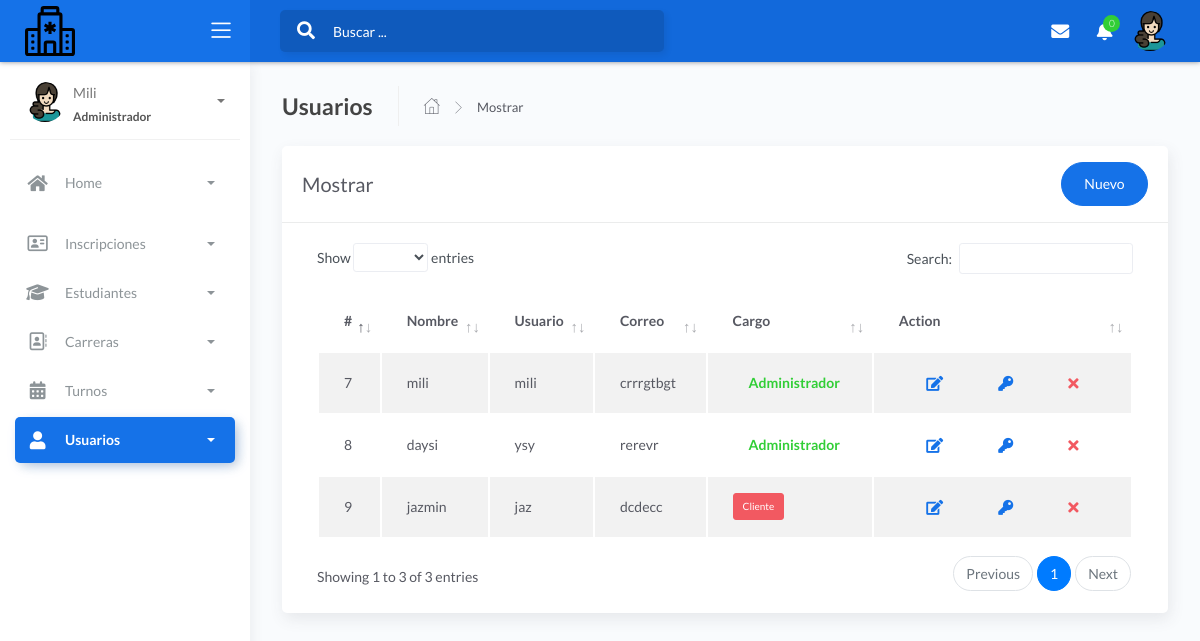
/folder/usuarios.php (signed in), run on the app's committed database.
### tables this page shows
CREATE TABLE `usuarios` (
  `id` bigint(20) UNSIGNED NOT NULL,
  `nombre` varchar(20) NOT NULL,
  `usuario` varchar(20) NOT NULL,
  `email` varchar(50) NOT NULL,
  `clave` varchar(60) NOT NULL,
  `cargo` char(1) NOT NULL
);

### controller/usuarioscontroller.php (called while the page is built, shortened)
<?php
require_once '../model/modelusuarios.php';
class usuarioscontroller{
    function mostrar(){
        $usuarios=new Modelo();
        $dato=$usuarios->mostrar("users", "1");
        require_once '../view/usuarios/mostrar.php';
    }
    }

### model/modelusuarios.php (called while the page is built, shortened)
<?php
class Modelo{
  private $usuarios;
  private $db;
  public function __construct(){
      $this->usuarios=array();
      $this->db=new PDO('mysql:host=localhost;dbname=universidad',"root","");
  }
  public function mostrar($tabla,$condicion){
      $consulta="SELECT * FROM usuarios";
      $resultado=$this->db->query($consulta);
      while ($tabla=$resultado->fetchAll(PDO::FETCH_ASSOC)) {
          $this->usuarios[]=$tabla;
      }
      return $this->usuarios;
    }
}
 ?>

### view/usuarios/mostrar.php (shortened to what this page needs)
<!DOCTYPE html>
<html lang="en">
<head>
<link href="https://cdnjs.cloudflare.com/ajax/libs/font-awesome/6.4.2/css/all.min.css" rel="stylesheet">
	<link rel="stylesheet" href="../assets/css/bootstrap.min.css">
	<link rel="stylesheet" href="../assets/css/atlantis.min.css">
	<link rel="stylesheet" href="../assets/css/demo.css">
</head>
<body>
	<div class="wrapper">
		<div class="main-header">
			<div class="logo-header" data-background-color="blue">
				<a href="../view/admin/admin.php" class="logo">
					<img src="../assets/img/hospital.svg" alt="navbar brand" class="navbar-brand">
				</a>
				<div class="nav-toggle">
					<button class="btn btn-toggle toggle-sidebar">
						<i class="icon-menu"></i>
					</button>
				</div>
			</div>
			<nav class="navbar navbar-header navbar-expand-lg" data-background-color="blue2">
				<div class="container-fluid">
					<div class="collapse" id="search-nav">
						<form class="navbar-left navbar-form nav-search mr-md-3">
							<div class="input-group">
								<div class="input-group-prepend">
									<button type="submit" class="btn btn-search pr-1">
										<i class="fa fa-search search-icon"></i>
									</button>
								</div>
								<input type="text" placeholder="Buscar ..." class="form-control">
							</div>
						</form>
					</div>
					<ul class="navbar-nav topbar-nav ml-md-auto align-items-center">
						<li class="nav-item dropdown hidden-caret">
							<a class="nav-link dropdown-toggle" href="#" id="messageDropdown" role="button" data-toggle="dropdown" aria-haspopup="true" aria-expanded="false">
								<i class="fa fa-envelope"></i>
							</a>
						</li>
						<li class="nav-item dropdown hidden-caret">
							<a class="nav-link dropdown-toggle" href="#" id="notifDropdown" role="button" data-toggle="dropdown" aria-haspopup="true" aria-expanded="false">
								<i class="fa fa-bell"></i>
								<span class="notification">0</span>
							</a>
						</li>
						<li class="nav-item dropdown hidden-caret">
							<a class="dropdown-toggle profile-pic" data-toggle="dropdown" href="#" aria-expanded="false">
								<div class="avatar-sm">
									<img src="../assets/img/mujer.png" alt="..." class="avatar-img rounded-circle">
								</div>
							</a>
						</li>
					</ul>
				</div>
			</nav>
		</div>
		<div class="sidebar sidebar-style-2">
			<div class="sidebar-wrapper scrollbar scrollbar-inner">
				<div class="sidebar-content">
					<div class="user">
						<div class="avatar-sm float-left mr-2">
							<img src="../assets/img/mujer.png" alt="..." class="avatar-img rounded-circle">
						</div>
						<div class="info">
							<a data-toggle="collapse" href="#collapseExample" aria-expanded="true">
								<span>
									<?php echo ucfirst($_SESSION['nombre']); ?>
									<span class="user-level">Administrador</span>
									<span class="caret"></span>
								</span>
							</a>
						</div>
					</div>
					<ul class="nav nav-primary">
						<li class="nav-item">
							<a data-toggle="collapse" href="#dashboard" class="collapsed" aria-expanded="false">
								<i class="fas fa-home"></i>
								<p>Home</p>
								<span class="caret"></span>
							</a>
						</li>
						<li class="nav-item">
								<a data-toggle="collapse" href="#inscripcion">
							<i class="fa-regular fa-address-card"></i>
									<p>Inscripciones</p>
									<span class="caret"></span>
								</a>
							</li>
						<li class="nav-item">
								<a data-toggle="collapse" href="#estudiantes">
									<i class="fa-solid fa-graduation-cap"></i>
									<p>Estudiantes</p>
									<span class="caret"></span>
								</a>
							</li>
						<li class="nav-item">
								<a data-toggle="collapse" href="#sidebarLayouts">
							<i class="fa-regular fa-address-book"></i>
								<p>Carreras</p>
									<span class="caret"></span>
								</a>
							</li>
						<li class="nav-item">
								<a data-toggle="collapse" href="#turnos">
								<i class="fa-solid fa-calendar-days"></i>
									<p>Turnos</p>
									<span class="caret"></span>
								</a>
							</li>
						<li class="nav-item active">
							<a data-toggle="collapse" href="#user">
								<i class="fas fa-user"></i>
								<p>Usuarios</p>
								<span class="caret"></span>
							</a>
						</li>
					</ul>
				</div>
			</div>
		</div>
		<div class="main-panel">
			<div class="content">
				<div class="page-inner">
					<div class="page-header">
						<h4 class="page-title">Usuarios</h4>
						<ul class="breadcrumbs">
							<li class="nav-home">
								<a href="../view/admin/admin.php">
									<i class="flaticon-home"></i>
								</a>
							</li>
							<li class="separator">
								<i class="flaticon-right-arrow"></i>
							</li>
							<li class="nav-item">
								<a href="#">Mostrar</a>
							</li>
						</ul>
					</div>
					<div class="row">
						<div class="col-md-12">
							<div class="card">
								<div class="card-header">
									<div class="d-flex align-items-center">
										<h4 class="card-title">Mostrar</h4>
										<a href="#addRowModal" class="btn btn-primary btn-round ml-auto" data-toggle="modal">Nuevo</a>
										<?php include('AgregarModal.php'); ?>
									</div>
										<div class="card-body">
										<div class="table-responsive">
										<table id="add-row" class="display table table-striped table-hover" >
											<thead>
												<tr>
													<th>#</th>
													<th>Nombre</th>
													<th>Usuario</th>
													<th>Correo</th>
													<th>Cargo</th>
													<th style="width: 10%">Action</th>
												</tr>
											</thead>
										<tbody>
					<?php
						$database = new Connection();
						$db = $database->open();
						try{
							$sql = 'SELECT * FROM usuarios';
							foreach ($db->query($sql) as $row) {
								?>
								<tr>
									<td><?php echo $row['id']; ?></td>
									<td><?php echo $row['nombre']; ?></td>
									<td><?php echo $row['usuario']; ?></td>
									<td><?php echo $row['email']; ?></td>
									<td>
                <?php
                if($row['cargo']==1)  { ?>
                <form  method="get" action="javascript:activo('<?php echo $row['id']; ?>')">
                    <span class="text-success pl-3"><strong>Administrador</strong></span>
                </form>
                <?php  }   else {?>
                    <form  method="get" action="javascript:inactivo('<?php echo $row['id']; ?>')">
                        <button type="submit" class="btn btn-danger btn-xs">Cliente</button>
                     </form>
                        <?php  } ?>
            </td>
										<td>
											<div class="form-button-action">
							<button href="#editRowModal=<?php echo $row['id'];?>" class="btn btn-link btn-primary btn-lg" data-toggle="modal"  title="" data-original-title="Edit Task" data-target="#editRowModal<?php echo $row['id']; ?>">
									<i class="fa fa-edit"></i>
										</button>
										<button href="#PassRowModal=<?php echo $row['id'];?>" class="btn btn-link btn-primary btn-lg" data-toggle="modal"  title="" data-original-title="Pass Task" data-target="#PassRowModal<?php echo $row['id']; ?>">
									<i class="fa fa-key"></i>
										</button>
										<button href="#deleteRowModal=<?php echo $row['id'];?>" class="btn btn-link btn-danger btn-lg" data-toggle="modal"  title="" data-original-title="Delete Task" data-target="#deleteRowModal<?php echo $row['id']; ?>">
									<i class="fa fa-times"></i>
										</button>
										</div>
										</td>
																	</tr>
																	<?php
																}
															}
															catch(PDOException $e){
																echo "Hubo un problema en la conexión: " . $e->getMessage();
															}
														?>
																</tbody>
										</table>
									</div>
								</div>
								</div>
							</div>
						</div>
					</div>
				</div>
			</div>
		</div>
</body>
</html>

### data on the page
usuarios: id "7", nombre "mili", usuario "mili", email "crrrgtbgt"
usuarios: id "8", nombre "daysi", usuario "ysy", email "rerevr"
usuarios: id "9", nombre "jazmin", usuario "jaz", email "dcdecc"

### other printed values
$_SESSION['nombre'] "Mili"
